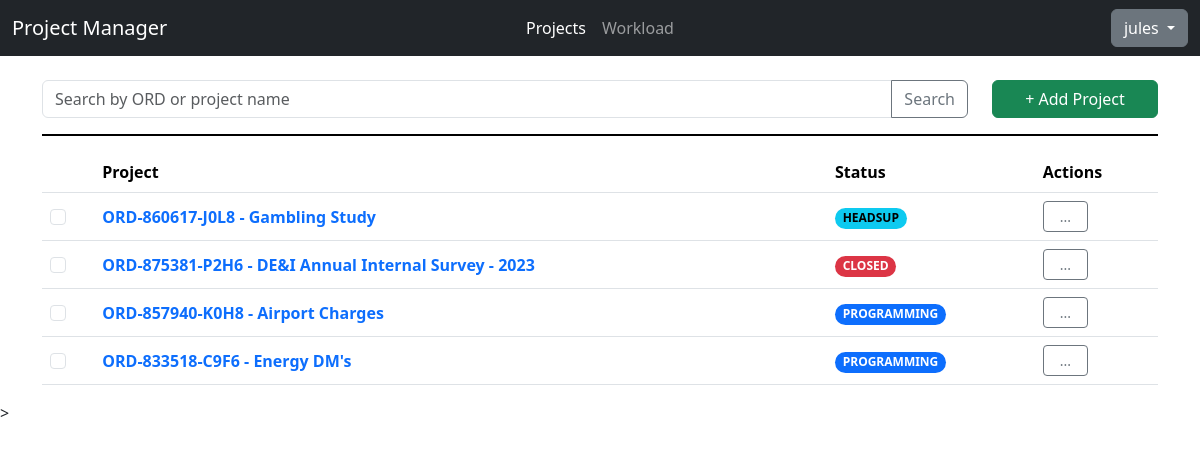
Page /projects/ (signed in) on the committed database.
### api/models.py (models this page shows, shortened)
class Project(models.Model):
    STATUS_CHOICES = [
     ("Headsup","Headsup"),
     ("Programming","Programming"),
     ("Changes","Changes"),
     ("Live", "Live"),
     ("LiveChange", "Live Changes"),
     ("Paused", "Paused"),
     ("Closed", "Closed")
    ]
    REGION_CHOICES = [
      ("APAC","APAC"),
      ("EMEA","EMEA"),
      ("NA","NA")
    ]
    PLATFORM_CHOICES = [
      ("Decipher", "Decipher"),
      ("CMIX","CMIX"),
      ("Confirmit","Confirmit")
    ]
    __original_eta = None
    code = models.SlugField(max_length=8, default=generate_unique_code, unique=True)
    ord = models.CharField(max_length=15, unique=True, validators=[RegexValidator(regex="^ORD-[0-9]{6}-[0-9A-Z]{4}$", message="Please enter the ORD in ORD-XXXXX-XXXX format.")])
    project_name = models.CharField(max_length=200)
    status = models.CharField(max_length=20, default="Headsup", choices=STATUS_CHOICES)
    created_date = models.DateField(auto_now_add=True)
    region = models.CharField(max_length=10, blank=True, choices=REGION_CHOICES)
    pid = models.CharField(max_length=20, blank=True)
    platform = models.CharField(max_length=15, default="Decipher", choices=PLATFORM_CHOICES)
    eta = models.DateTimeField(null=True,blank=True)
    details = models.TextField(max_length=255, blank=True)
    creator = models.ForeignKey(User, on_delete=models.CASCADE,null=True)
    def __init__(self, *args, **kwargs):
        super().__init__(*args, **kwargs)
        self.__original_eta = self.eta
    def get_absolute_url(self):
        return reverse("project", args=[self.ord])

### testfront/views.py (the view)
# urls.py: path('', views.mainpage, name="projectall"),
@login_required
def mainpage(request):
    if "search" in request.GET:
        projects_list = search_project(request.GET["search"])
    else:
        projects_list = Project.objects.all()
    page_num = 1
    if "page" in request.GET:
        if str(request.GET["page"]).isdigit():
            page_num = int(request.GET["page"])
    paginator_result = paginator_setup(projects_list, page_num)
    return render(request, "testfront/projectlist.html", paginator_result)

### testfront/templates/testfront/projectlist.html (shortened to what this page needs)
{% extends "base.html" %}
{% load static %}
{% block css %} {% static "css/index.css" %} {% endblock %}
{% block body %}
      <form class="row">
        <div class="col-10">
          <div class="input-group">
          <input type="text" class="form-control" name="search" minlength="3" placeholder="Search by ORD or project name" aria-label="Search Project" aria-describedby="button-search">
          <button class="btn btn-outline-secondary" type="submit" id="button-search">Search</button>
          </div>
        </div>
        <div class="col-2 d-grid">
          <a role="button" class="btn btn-success" href="{% url "newproject" %}">
            + Add Project
          </a>
        </div>
      </form>
      <hr class="border-2 border-black opacity-100" />
      {% if items|length > 0 %}
      <table class="table">
        <thead>
          <tr>
            <th scope="col">&nbsp;</th>
            <th scope="col">Project</th>
            <th scope="col text-center">Status</th>
            <th scope="col text-center">Actions</th>
          </tr>
        </thead>
        <tbody>
          {% for project in items %}
          <tr>
            <th class="align-middle" scope="row"><input class="form-check-input" type="checkbox" value=""></th>
            <td class="align-middle"><a href="{{ project.get_absolute_url }}" class="fw-bold text-decoration-none">{{project.ord}} - {{project.project_name}}</a></td>
            <td class="align-middle"><span class="badge rounded-pill
              {% if project.status == "Headsup" %} text-bg-info {% endif %}
              {% if project.status == "Programming" %} text-bg-primary {% endif %}
              {% if project.status == "Closed" %} text-bg-danger {% endif %}
            ">{{project.get_status_display|upper}}</span></td>
            <td class="align-middle">
              <div class="dropdown">
                <button class="px-3 py-1 btn btn-outline-secondary btn-sm" type="button" data-bs-toggle="dropdown" aria-expanded="false">
                  ...
                </button>
              </div>
          </td>
          </tr>
          {% endfor %}
        </tbody>
      </table>
      {% endif %}
{% endblock %}

### testfront/templates/base.html (shortened to what this page needs)
{% load static %}
<!DOCTYPE html>
<html lang="en">
  <head>
    <link rel="stylesheet" href="{% static "css/bootstrap.min.css" %}" />
    <link rel="stylesheet" href="{% block css %} {% endblock %}" />
  </head>
  <body>
    <nav class="navbar navbar-expand-lg bg-dark" data-bs-theme="dark">
      <div class="container-fluid">
        <div class="collapse navbar-collapse d-lg-flex" id="navbarNavAltMarkup">
          <a class="navbar-brand col-lg-3 me-auto">Project Manager </a>
          <div class="navbar-nav col-lg-6 justify-content-lg-center">
            <a class="nav-link active" aria-current="page" href="{% url "projectall" %}">Projects</a>
            <a class="nav-link" href="#">Workload</a>
          </div>
          <div class="d-lg-flex col-lg-3 justify-content-lg-end dropdown">
            <button class="btn btn-secondary dropdown-toggle" type="button" data-bs-toggle="dropdown" aria-expanded="false">
              {{user.username}}
            </button>
          </div>
        </div>
      </div>
    </nav>
    <main class="container mt-4">{% block body %} {% endblock %}</main>
    ></script>
  </body>
</html>

### rows in the picture
Project: ord "ORD-860617-J0L8", project_name "Gambling Study", status "HEADSUP"
Project: ord "ORD-875381-P2H6", project_name "DE&I Annual Internal Survey - 2023", status "CLOSED"
Project: ord "ORD-857940-K0H8", project_name "Airport Charges", status "PROGRAMMING"
Project: ord "ORD-833518-C9F6", project_name "Energy DM's", status "PROGRAMMING"

### other values in the picture
{{ user.username }} "jules"
